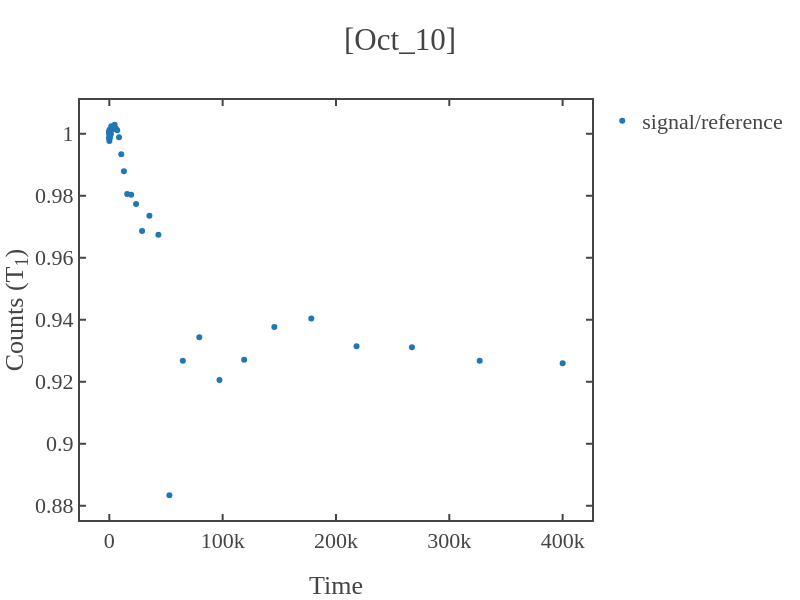

This figure's notebook cell:
### Code cell
# loading the data 
# total_path = r"C:\Users\Atanu\OneDrive\Desktop\research_work\paper\T1_atanu_github\T1_measurements\codes\data\2025\May_12\p_15mW\l_100.0us\systematic\a_5\s_2000\[17_08_46]_1.0us.npz"

load_data = dict(np.load(total_path))
time_axis,signal_photon,reference_samples,signal_samples = data_to_time_signal(load_data,samples,first=first_sig_ref)


x=time_axis[1:]
y=signal_photon[1:]
guess_parameters = np.array([0.7,1,50e3])  # input these paramters(serially) with your guess  
fitting_function = 'exp'   # y0+y_max*np.exp(-x/tau)
fitting_range = False   # for x-axis 

# fitting the data
x_fit,y_fit,coefficient,error_bars = fit_func(x,y,fit_range=fitting_range,func=fitting_function,guess_params=guess_parameters) 
if len(str(int(coefficient[2])))>7 or coefficient[2]<0:
    print('Fitted lifetime seems too long (more than 10ms) or negative.')
    print('If not expected for T1 exp, retry with increasing or decreasing the evolution time of the sequence.')
# plotting the data 
fig1 = simple_plot(x,y,show=False,x_name = "Time",y_name = "Counts (T<sub>1</sub>)",mode='markers',title=f'{date}',curve_name='signal/reference')
fig2 = simple_plot(x_fit,y_fit,show=False,x_name = "Time",y_name = "Counts (T<sub>1</sub>)",mode='lines',title=f'{date}',curve_name='fitted curve')
fig3 = simple_plot(x,signal_samples[1:],show=False,x_name = "Time",y_name = "Counts (T<sub>1</sub>)",mode='markers',title=f'{date}',curve_name='signal')
fig4 = simple_plot(x,reference_samples[1:],show=False,x_name = "Time",y_name = "Counts (T<sub>1</sub>)",mode='markers',title=f'{date}',curve_name='reference')

# add_figures([fig1,fig2,fig3,fig4],show=True,x_name = "Time",y_name = "Counts (T<sub>1</sub>)",title=f'[{date}]')
add_figures([fig1],show=True,x_name = "Time",y_name = "Counts (T<sub>1</sub>)",title=f'[{date}]')

### Figure 1 — Plotly figure (JSON) as saved in the notebook; plotly's stock layout.template omitted (floating-point values rounded to 4 significant figures)
{"data": [{"mode": "markers", "name": "signal/reference", "showlegend": true, "type": "scatter", "x": [24, 29, 36, 44, 54, 67, 82, 100, 123, 150, 184, 226, 276, 338, 414, 507, 621, 760, 930, 1139, 1394, 1706, 2088, 2556, 3129, 3830, 4688, 5738, 7023, 8596, 10522, 12878, 15763, 19294, 23616, 28905, 35380, 43305, 53004, 64877, 79408, 97195, 118965, 145612, 178227, 218148, 267010, 326817, 400020], "y": [0.9985, 0.9997, 0.9988, 1.001, 1.0, 0.9976, 1.001, 1.0, 1.001, 0.9986, 0.9985, 1.001, 1.001, 1.0, 1.001, 0.9994, 1.0, 1.001, 0.9998, 1.001, 0.9999, 1.002, 1.002, 1.002, 1.001, 1.002, 1.003, 1.002, 1.001, 0.9988, 0.9933, 0.9879, 0.9805, 0.9803, 0.9773, 0.9686, 0.9735, 0.9674, 0.8834, 0.9267, 0.9343, 0.9205, 0.9271, 0.9376, 0.9404, 0.9314, 0.9311, 0.9267, 0.9259]}], "layout": {"height": 600, "title": {"text": "[Oct_10]"}, "width": 800, "xaxis": {"autorange": true, "range": [-25870.0, 425900.0], "title": {"text": "Time"}, "type": "linear"}, "yaxis": {"autorange": true, "range": [0.8754, 1.011], "title": {"text": "Counts (T<sub>1</sub>)"}, "type": "linear"}}}
